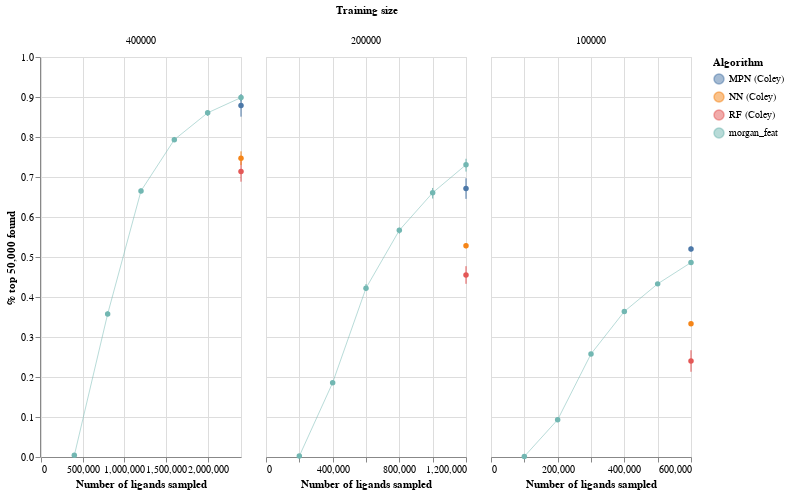

Notebook code for this chart:
### Code cell
error_bars = alt.Chart(concat).mark_errorbar(extent='ci').encode(
  x=alt.X('N ligands explored:Q',title='Number of ligands sampled'),
  y=alt.Y('% top-k found:Q', title='% top 50,000 found'),
    color=alt.Color('Algorithm')
)

points = alt.Chart(concat).mark_point(filled=True, color='black').encode(
  x=alt.X('N ligands explored:Q'),
  y=alt.Y('% top-k found:Q',aggregate='mean',title='% top 50,000 found'),
    color=alt.Color('Algorithm')
)

line = alt.Chart(concat).mark_line(color='black',size=1,opacity=0.5).encode(
  x=alt.X('N ligands explored:Q'),
  y=alt.Y('% top-k found:Q',aggregate='mean',title='% top 50,000 found'),
    color=alt.Color('Algorithm')
)

ch = (error_bars+points+line).properties(height=400,width=200).facet(
    column=alt.Column('Training size:N',sort=alt.Sort([0.004, 0.002, 0.001])),
).resolve_scale(x='independent')
ch

### Figure 1 — Vega-Lite specification as saved in the notebook (floating-point values rounded to 4 significant figures)
{"config": {"view": {"continuousWidth": 400, "continuousHeight": 300}}, "data": {"name": "data-0221230900dd175db65e74669f0d1037"}, "facet": {"column": {"type": "nominal", "field": "Training size", "sort": [0.004, 0.002, 0.001]}}, "spec": {"layer": [{"mark": {"type": "errorbar", "extent": "ci"}, "encoding": {"color": {"type": "nominal", "field": "Algorithm"}, "x": {"type": "quantitative", "field": "N ligands explored", "title": "Number of ligands sampled"}, "y": {"type": "quantitative", "field": "% top-k found", "title": "% top 50,000 found"}}}, {"mark": {"type": "point", "color": "black", "filled": true}, "encoding": {"color": {"type": "nominal", "field": "Algorithm"}, "x": {"type": "quantitative", "field": "N ligands explored"}, "y": {"type": "quantitative", "aggregate": "mean", "field": "% top-k found", "title": "% top 50,000 found"}}}, {"mark": {"type": "line", "color": "black", "opacity": 0.5, "size": 1}, "encoding": {"color": {"type": "nominal", "field": "Algorithm"}, "x": {"type": "quantitative", "field": "N ligands explored"}, "y": {"type": "quantitative", "aggregate": "mean", "field": "% top-k found", "title": "% top 50,000 found"}}}], "height": 400, "width": 200}, "resolve": {"scale": {"x": "independent"}}, "$schema": "https://vega.github.io/schema/vega-lite/v4.8.1.json", "datasets": {"data-0221230900dd175db65e74669f0d1037": [{"Unnamed: 0": 0.0, "Algorithm": "morgan_feat", "Training size": 400000, "N ligands explored": 400000, "% top-k found": 0.00424}, {"Unnamed: 0": 1.0, "Algorithm": "morgan_feat", "Training size": 400000, "N ligands explored": 800000, "% top-k found": 0.3522}, {"Unnamed: 0": 2.0, "Algorithm": "morgan_feat", "Training size": 400000, "N ligands explored": 1200000, "% top-k found": 0.6579}, {"Unnamed: 0": 3.0, "Algorithm": "morgan_feat", "Training size": 400000, "N ligands explored": 1600000, "% top-k found": 0.7907}, {"Unnamed: 0": 4.0, "Algorithm": "morgan_feat", "Training size": 400000, "N ligands explored": 2000000, "% top-k found": 0.8627}, {"Unnamed: 0": 5.0, "Algorithm": "morgan_feat", "Training size": 400000, "N ligands explored": 2400000, "% top-k found": 0.9003}, {"Unnamed: 0": 6.0, "Algorithm": "morgan_feat", "Training size": 200000, "N ligands explored": 200000, "% top-k found": 0.00218}, {"Unnamed: 0": 7.0, "Algorithm": "morgan_feat", "Training size": 200000, "N ligands explored": 400000, "% top-k found": 0.1824}, {"Unnamed: 0": 8.0, "Algorithm": "morgan_feat", "Training size": 200000, "N ligands explored": 600000, "% top-k found": 0.4191}, {"Unnamed: 0": 9.0, "Algorithm": "morgan_feat", "Training size": 200000, "N ligands explored": 800000, "% top-k found": 0.5731}, {"Unnamed: 0": 10.0, "Algorithm": "morgan_feat", "Training size": 200000, "N ligands explored": 1000000, "% top-k found": 0.6726}, {"Unnamed: 0": 11.0, "Algorithm": "morgan_feat", "Training size": 200000, "N ligands explored": 1200000, "% top-k found": 0.7456}, {"Unnamed: 0": 12.0, "Algorithm": "morgan_feat", "Training size": 100000, "N ligands explored": 100000, "% top-k found": 0.00146}, {"Unnamed: 0": 13.0, "Algorithm": "morgan_feat", "Training size": 100000, "N ligands explored": 200000, "% top-k found": 0.09404}, {"Unnamed: 0": 14.0, "Algorithm": "morgan_feat", "Training size": 100000, "N ligands explored": 300000, "% top-k found": 0.2599}, {"Unnamed: 0": 15.0, "Algorithm": "morgan_feat", "Training size": 100000, "N ligands explored": 400000, "% top-k found": 0.3604}, {"Unnamed: 0": 16.0, "Algorithm": "morgan_feat", "Training size": 100000, "N ligands explored": 500000, "% top-k found": 0.429}, {"Unnamed: 0": 17.0, "Algorithm": "morgan_feat", "Training size": 100000, "N ligands explored": 600000, "% top-k found": 0.4825}, {"Unnamed: 0": 18.0, "Algorithm": "morgan_feat", "Training size": 400000, "N ligands explored": 400000, "% top-k found": 0.00422}, {"Unnamed: 0": 19.0, "Algorithm": "morgan_feat", "Training size": 400000, "N ligands explored": 800000, "% top-k found": 0.3639}, {"Unnamed: 0": 20.0, "Algorithm": "morgan_feat", "Training size": 400000, "N ligands explored": 1200000, "% top-k found": 0.6663}, {"Unnamed: 0": 21.0, "Algorithm": "morgan_feat", "Training size": 400000, "N ligands explored": 1600000, "% top-k found": 0.7892}, {"Unnamed: 0": 22.0, "Algorithm": "morgan_feat", "Training size": 400000, "N ligands explored": 2000000, "% top-k found": 0.8526}, {"Unnamed: 0": 23.0, "Algorithm": "morgan_feat", "Training size": 400000, "N ligands explored": 2400000, "% top-k found": 0.8891}, {"Unnamed: 0": 24.0, "Algorithm": "morgan_feat", "Training size": 200000, "N ligands explored": 200000, "% top-k found": 0.0022}, {"Unnamed: 0": 25.0, "Algorithm": "morgan_feat", "Training size": 200000, "N ligands explored": 400000, "% top-k found": 0.1892}, {"Unnamed: 0": 26.0, "Algorithm": "morgan_feat", "Training size": 200000, "N ligands explored": 600000, "% top-k found": 0.4324}, {"Unnamed: 0": 27.0, "Algorithm": "morgan_feat", "Training size": 200000, "N ligands explored": 800000, "% top-k found": 0.5691}, {"Unnamed: 0": 28.0, "Algorithm": "morgan_feat", "Training size": 200000, "N ligands explored": 1000000, "% top-k found": 0.663}, {"Unnamed: 0": 29.0, "Algorithm": "morgan_feat", "Training size": 200000, "N ligands explored": 1200000, "% top-k found": 0.7327}, {"Unnamed: 0": 30.0, "Algorithm": "morgan_feat", "Training size": 100000, "N ligands explored": 100000, "% top-k found": 0.00118}, {"Unnamed: 0": 31.0, "Algorithm": "morgan_feat", "Training size": 100000, "N ligands explored": 200000, "% top-k found": 0.09392}, {"Unnamed: 0": 32.0, "Algorithm": "morgan_feat", "Training size": 100000, "N ligands explored": 300000, "% top-k found": 0.2579}, {"Unnamed: 0": 33.0, "Algorithm": "morgan_feat", "Training size": 100000, "N ligands explored": 400000, "% top-k found": 0.3656}, {"Unnamed: 0": 34.0, "Algorithm": "morgan_feat", "Training size": 100000, "N ligands explored": 500000, "% top-k found": 0.4348}, {"Unnamed: 0": 35.0, "Algorithm": "morgan_feat", "Training size": 100000, "N ligands explored": 600000, "% top-k found": 0.4882}, {"Unnamed: 0": 36.0, "Algorithm": "morgan_feat", "Training size": 400000, "N ligands explored": 400000, "% top-k found": 0.00388}, {"Unnamed: 0": 37.0, "Algorithm": "morgan_feat", "Training size": 400000, "N ligands explored": 800000, "% top-k found": 0.3566}, {"Unnamed: 0": 38.0, "Algorithm": "morgan_feat", "Training size": 400000, "N ligands explored": 1200000, "% top-k found": 0.6717}, {"Unnamed: 0": 39.0, "Algorithm": "morgan_feat", "Training size": 400000, "N ligands explored": 1600000, "% top-k found": 0.8001}, {"Unnamed: 0": 40.0, "Algorithm": "morgan_feat", "Training size": 400000, "N ligands explored": 2000000, "% top-k found": 0.866}, {"Unnamed: 0": 41.0, "Algorithm": "morgan_feat", "Training size": 400000, "N ligands explored": 2400000, "% top-k found": 0.9061}, {"Unnamed: 0": 42.0, "Algorithm": "morgan_feat", "Training size": 200000, "N ligands explored": 200000, "% top-k found": 0.0023}, {"Unnamed: 0": 43.0, "Algorithm": "morgan_feat", "Training size": 200000, "N ligands explored": 400000, "% top-k found": 0.1857}, {"Unnamed: 0": 44.0, "Algorithm": "morgan_feat", "Training size": 200000, "N ligands explored": 600000, "% top-k found": 0.4149}, {"Unnamed: 0": 45.0, "Algorithm": "morgan_feat", "Training size": 200000, "N ligands explored": 800000, "% top-k found": 0.5582}, {"Unnamed: 0": 46.0, "Algorithm": "morgan_feat", "Training size": 200000, "N ligands explored": 1000000, "% top-k found": 0.6462}, {"Unnamed: 0": 47.0, "Algorithm": "morgan_feat", "Training size": 200000, "N ligands explored": 1200000, "% top-k found": 0.7135}, {"Unnamed: 0": 48.0, "Algorithm": "morgan_feat", "Training size": 100000, "N ligands explored": 100000, "% top-k found": 0.00114}, {"Unnamed: 0": 49.0, "Algorithm": "morgan_feat", "Training size": 100000, "N ligands explored": 200000, "% top-k found": 0.0918}, {"Unnamed: 0": 50.0, "Algorithm": "morgan_feat", "Training size": 100000, "N ligands explored": 300000, "% top-k found": 0.255}, {"Unnamed: 0": 51.0, "Algorithm": "morgan_feat", "Training size": 100000, "N ligands explored": 400000, "% top-k found": 0.3655}, {"Unnamed: 0": 52.0, "Algorithm": "morgan_feat", "Training size": 100000, "N ligands explored": 500000, "% top-k found": 0.4348}, {"Unnamed: 0": 53.0, "Algorithm": "morgan_feat", "Training size": 100000, "N ligands explored": 600000, "% top-k found": 0.4879}, {"Unnamed: 0": null, "Algorithm": "RF (Coley)", "Training size": 400000, "N ligands explored": 2400000, "% top-k found": 0.6883}, {"Unnamed: 0": null, "Algorithm": "RF (Coley)", "Training size": 400000, "N ligands explored": 2400000, "% top-k found": 0.714}, {"Unnamed: 0": null, "Algorithm": "RF (Coley)", "Training size": 400000, "N ligands explored": 2400000, "% top-k found": 0.7397}, {"Unnamed: 0": null, "Algorithm": "NN (Coley)", "Training size": 400000, "N ligands explored": 2400000, "% top-k found": 0.7299}, {"Unnamed: 0": null, "Algorithm": "NN (Coley)", "Training size": 400000, "N ligands explored": 2400000, "% top-k found": 0.747}, {"Unnamed: 0": null, "Algorithm": "NN (Coley)", "Training size": 400000, "N ligands explored": 2400000, "% top-k found": 0.7641}, {"Unnamed: 0": null, "Algorithm": "MPN (Coley)", "Training size": 400000, "N ligands explored": 2400000, "% top-k found": 0.8508}, {"Unnamed: 0": null, "Algorithm": "MPN (Coley)", "Training size": 400000, "N ligands explored": 2400000, "% top-k found": 0.879}, {"Unnamed: 0": null, "Algorithm": "MPN (Coley)", "Training size": 400000, "N ligands explored": 2400000, "% top-k found": 0.9072}, {"Unnamed: 0": null, "Algorithm": "RF (Coley)", "Training size": 200000, "N ligands explored": 1200000, "% top-k found": 0.433}, {"Unnamed: 0": null, "Algorithm": "RF (Coley)", "Training size": 200000, "N ligands explored": 1200000, "% top-k found": 0.455}, {"Unnamed: 0": null, "Algorithm": "RF (Coley)", "Training size": 200000, "N ligands explored": 1200000, "% top-k found": 0.477}, {"Unnamed: 0": null, "Algorithm": "NN (Coley)", "Training size": 200000, "N ligands explored": 1200000, "% top-k found": 0.5219}, {"Unnamed: 0": null, "Algorithm": "NN (Coley)", "Training size": 200000, "N ligands explored": 1200000, "% top-k found": 0.528}, {"Unnamed: 0": null, "Algorithm": "NN (Coley)", "Training size": 200000, "N ligands explored": 1200000, "% top-k found": 0.5341}, {"Unnamed: 0": null, "Algorithm": "MPN (Coley)", "Training size": 200000, "N ligands explored": 1200000, "% top-k found": 0.6453}, {"Unnamed: 0": null, "Algorithm": "MPN (Coley)", "Training size": 200000, "N ligands explored": 1200000, "% top-k found": 0.671}, {"Unnamed: 0": null, "Algorithm": "MPN (Coley)", "Training size": 200000, "N ligands explored": 1200000, "% top-k found": 0.6967}, {"Unnamed: 0": null, "Algorithm": "RF (Coley)", "Training size": 100000, "N ligands explored": 600000, "% top-k found": 0.2131}, {"Unnamed: 0": null, "Algorithm": "RF (Coley)", "Training size": 100000, "N ligands explored": 600000, "% top-k found": 0.24}, {"Unnamed: 0": null, "Algorithm": "RF (Coley)", "Training size": 100000, "N ligands explored": 600000, "% top-k found": 0.2669}, {"Unnamed: 0": null, "Algorithm": "NN (Coley)", "Training size": 100000, "N ligands explored": 600000, "% top-k found": 0.3293}, {"Unnamed: 0": null, "Algorithm": "NN (Coley)", "Training size": 100000, "N ligands explored": 600000, "% top-k found": 0.333}, {"Unnamed: 0": null, "Algorithm": "NN (Coley)", "Training size": 100000, "N ligands explored": 600000, "% top-k found": 0.3367}, {"Unnamed: 0": null, "Algorithm": "MPN (Coley)", "Training size": 100000, "N ligands explored": 600000, "% top-k found": 0.5139}, {"Unnamed: 0": null, "Algorithm": "MPN (Coley)", "Training size": 100000, "N ligands explored": 600000, "% top-k found": 0.52}, {"Unnamed: 0": null, "Algorithm": "MPN (Coley)", "Training size": 100000, "N ligands explored": 600000, "% top-k found": 0.5261}]}}
